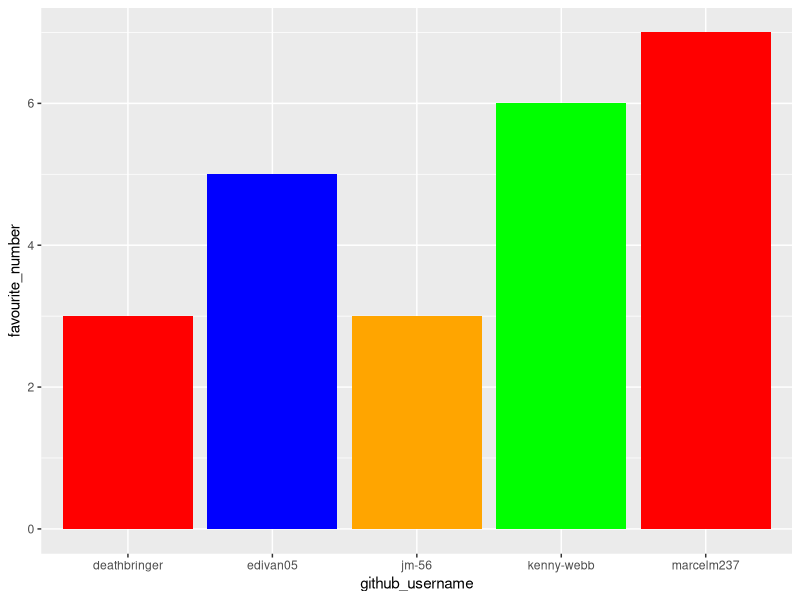
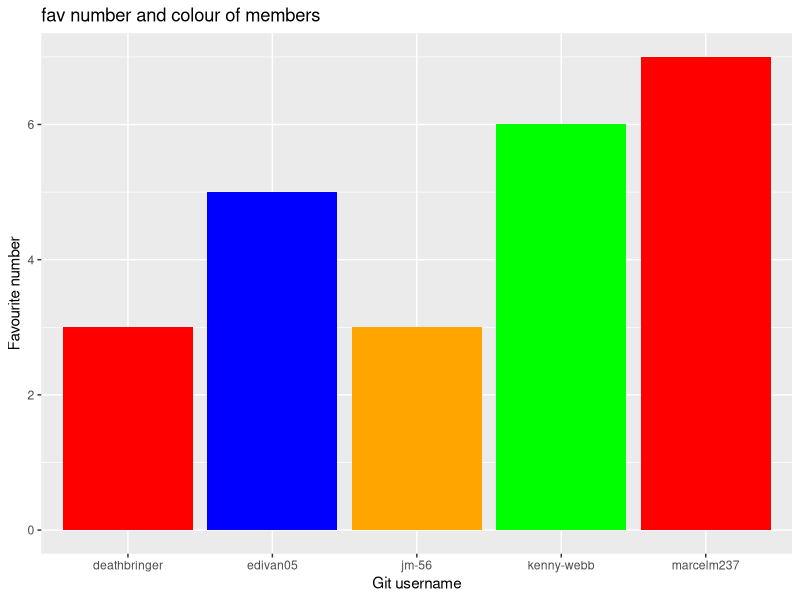
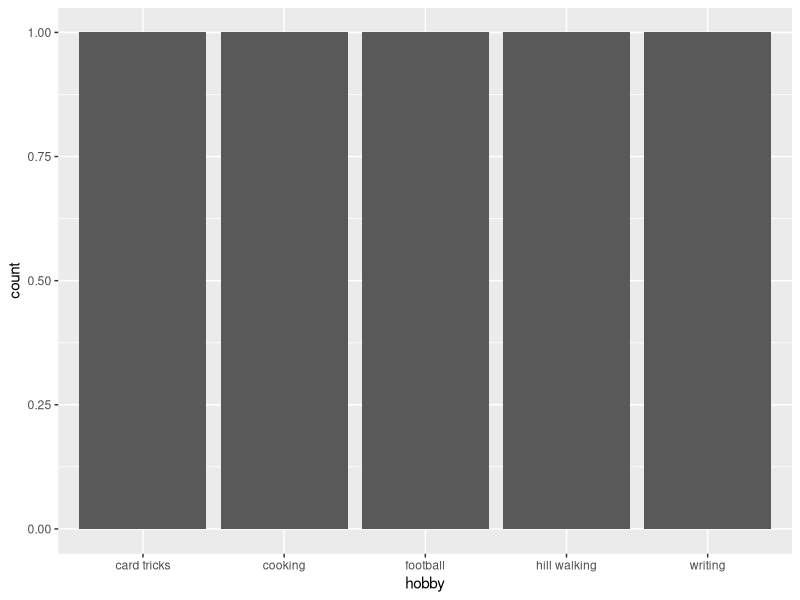

The R source for these figures, in order:
## ---- chunk 1
library(tidyverse) 
## ---- chunk 2
team_data <- tibble(
  name = c("Marcel", "Luke", "Edwin", 
           "Joshua", "Kenny"),
  github_username = c("marcelm237", "edivan05", "jm-56", 
                      "kenny-webb", "deathbringer"), 
  colour = c("red", "blue", "orange", 
             "green", "red"),
  hobby = c("cooking", "card tricks", "football", 
            "hill walking", "writing"),
  favourite_number = c(7, 5, 3, 6, 3)
  )

team_data
## ---- chunk 3
p1 <- ggplot(data = team_data, 
             mapping = aes(x = github_username, 
                           y = favourite_number,
                           fill = colour), 
             ) +
   geom_col() +
   scale_fill_identity()
p1
## ---- chunk 4
p1 + labs(x = "Git username", 
          y = "Favourite number",
          title = "fav number and colour of members")
## ---- chunk 5
p2 <- ggplot(team_data, aes(x = hobby)) +
  geom_bar()
p2
